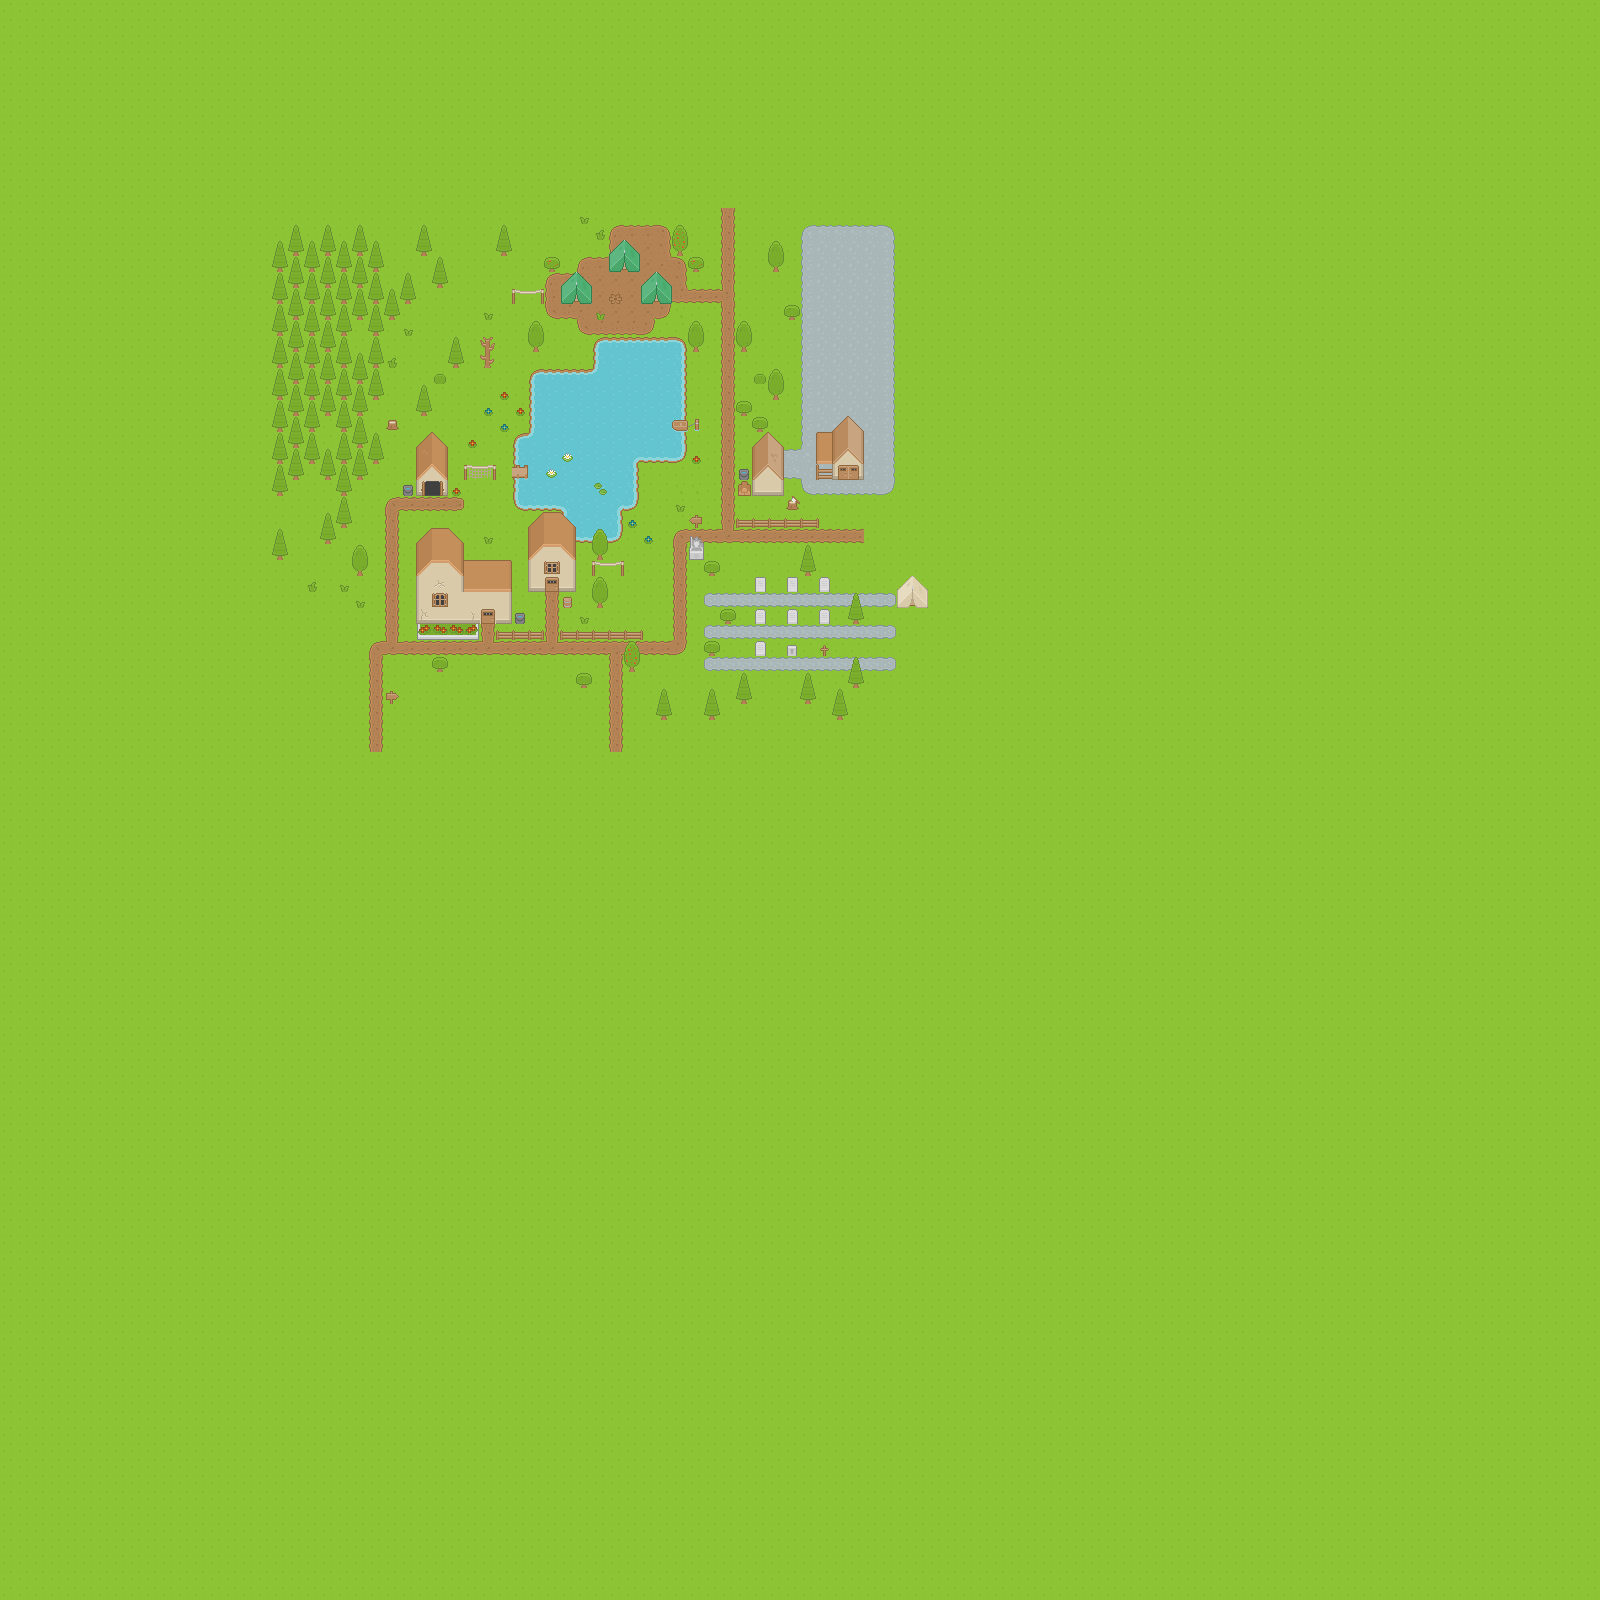

Below is a game level as drawn by its tile map, then a one-line description and the .tmx that defines it (tile-layer data replaced by summaries):
An orthogonal 100x100 tile map with 16x16 px tiles, 5 tile layers (Ground/terrain, Ground overlay, Objects, Object Overlay, ...) and 12 objects (10x collision, water-trigger).

<map version="1.10" tiledversion="1.11.0" orientation="orthogonal" renderorder="right-down" width="100" height="100" tilewidth="16" tileheight="16" infinite="0" nextlayerid="9" nextobjectid="17">
 <tileset firstgid="1" name="Roguelike" tilewidth="16" tileheight="16" spacing="1" tilecount="1767" columns="57">
  <image source="Spritesheet/roguelikeSheet_transparent.png" width="968" height="526" />
 </tileset>
 <layer id="1" name="Ground/terrain" width="100" height="100">
  <data>[10000 cells, 10000 non-empty, 15 distinct tile ids]</data>
 </layer>
 <layer id="2" name="Ground overlay" width="100" height="100">
  <data>[10000 cells, 277 non-empty, 38 distinct tile ids]</data>
 </layer>
 <layer id="3" name="Objects" width="100" height="100">
  <data>[10000 cells, 227 non-empty, 58 distinct tile ids]</data>
 </layer>
 <layer id="7" name="Object Overlay" width="100" height="100">
  <data>[10000 cells, 83 non-empty, 7 distinct tile ids]</data>
 </layer>
 <layer id="4" name="Doors/windows/roof" width="100" height="100">
  <data>[10000 cells, 45 non-empty, 26 distinct tile ids]</data>
 </layer>
 <objectgroup id="8" name="CollisionObjects">
  <object id="1" type="collision" x="416" y="592" width="96" height="32" />
  <object id="2" type="collision" x="416" y="528" width="48" height="64" />
  <object id="3" type="collision" x="464" y="560" width="48" height="32" />
  <object id="4" type="collision" x="528" y="512" width="48" height="80" />
  <object id="5" type="collision" x="416" y="432" width="32" height="64" />
  <object id="7" type="collision" x="560" y="272" width="32" height="32" />
  <object id="8" type="collision" x="608" y="240" width="32" height="32" />
  <object id="9" type="collision" x="640" y="272" width="32" height="32" />
  <object id="10" type="collision" x="752" y="432" width="32" height="64" />
  <object id="11" type="collision" x="817.333" y="414" width="48" height="64" />
  <object id="13" x="562" y="448.667" width="14" height="14">
   <ellipse />
  </object>
  <object id="14" name="Water" type="water-trigger" x="592" y="369.333">
   <polygon points="0,0 3.33333,-29.3333 82,-30.6667 91.3333,-18.6667 91.3333,82.6667 48,92 44.6667,132.667 28.6667,142.667 27.3333,168.667 -13.3333,172 -34,138 -76,138.667 -77.3333,74.6667 -65.3333,63.3333 -61.3333,9.33333 -52.6667,2" />
  </object>
 </objectgroup>
</map>
